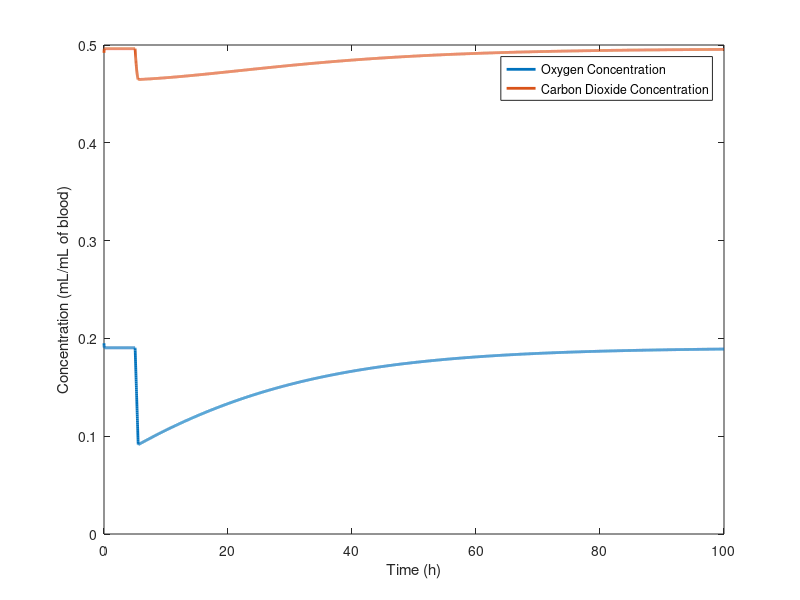
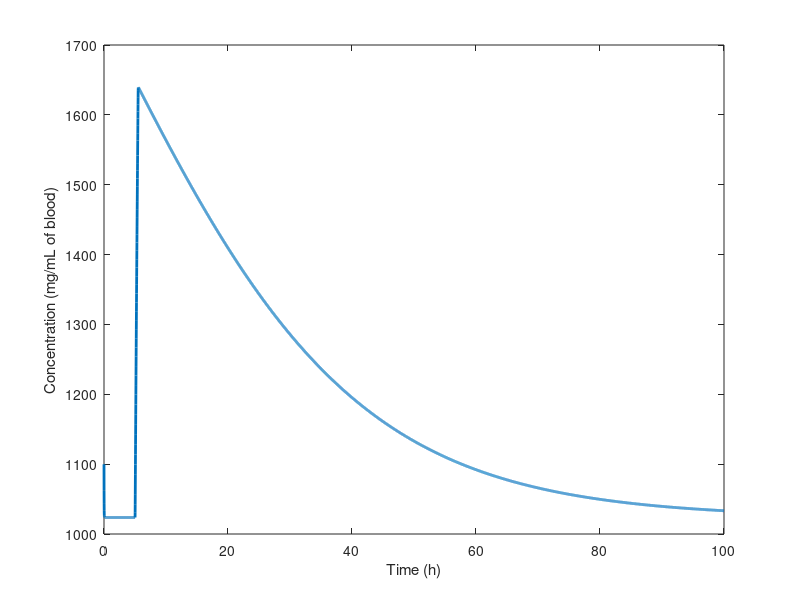
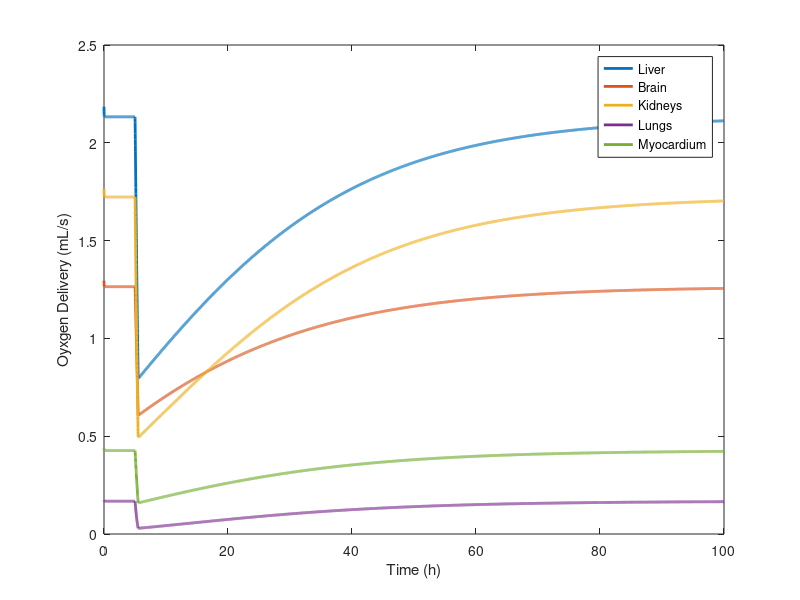

These figures' MATLAB source, in order:
function DynamicBloodModel
t = 0:(0.01):100;
disp(cardiacOutputFraction(3850))
bloodVolume = shock(0.3,3300,t);
%plot(t,bloodVolume)

%Initial arterial concentrations 
O2_a = 0.195; % mL O2/mL blood
CO2_a = 0.492; % mL CO2/mL blood
G_a = 1099.8; % mg glucose/mL blood
C_a = [O2_a CO2_a G_a];

%Heart Values 
RQ_h = 0.8;
perCO_h = 0.05;
OC_h = 0.3567;

%Liver Values
RQ_l = 0.8;
perCO_l = 0.25;
OC_l = 6.08/60;
GG_l0 = 30000; %mg/s
%GG_l0 = 2.04293;

%Kidney 
RQ_k = 0.88;
perCO_k = 0.2;
OC_k = 0.35;
GG_k = 0.045399312;

%Brain 
RQ_b = 0.95;
perCO_b = 0.15;
OC_b = 49/60;

%Lung value 
RQ_lung = 0.84;
OC_lung = 0.09166667 ; %negative to represent generation 
perCO_lung = 0.02;




for i = 1:length(t)
GG_l = GG_l0 * ((bloodVolume(i)/5500)*-3.333333+4.33333); %Scale glucose consumption 
[C_h(i,:),Q_h(i)] = organConc(C_a(i,:),bloodVolume(i),perCO_h,OC_h,RQ_h,0,@heartDynamic);
[C_l(i,:),Q_l(i)] = organConc(C_a(i,:),bloodVolume(i),perCO_l,OC_l,RQ_l,GG_l,@liverDyanmic);
[C_b(i,:),Q_b(i)] = organConc(C_a(i,:),bloodVolume(i),perCO_b,OC_b,RQ_b,0,@brainDynamic);
[C_k(i,:),Q_k(i)] = organConc(C_a(i,:),bloodVolume(i),perCO_k,OC_k,RQ_k,GG_k,@kidneyDynamic);
[C_lung(i,:),Q_lung(i)] = organConc(C_a(i,:),bloodVolume(i),perCO_lung,OC_lung,RQ_lung,0,@lungDynamic);

C_body = [0.035042 0.7109339 0];

%Calculate venous concentrations
C_ven(i,:) = (C_h(i,:).*Q_h(i) + C_l(i,:).*Q_l(i) + C_b(i,:).*Q_b(i) + C_k(i,:).*Q_k(i) + C_lung(i,:).*Q_lung(i))/(44.2660*0.67);
disp((C_h(i,:).*Q_h(i) + C_l(i,:).*Q_l(i) + C_b(i,:).*Q_b(i) + C_k(i,:).*Q_k(i) + C_lung(i,:).*Q_lung(i))/(44.2660*0.67))
C_ven(i,:) = (C_ven(i,:) + C_body)/2;
%disp(C_h(i,:).*Q_h(i) + C_l(i,:).*Q_l(i) + C_b(i,:).*Q_b(i) + C_k(i,:).*Q_k(i) + C_lung(i,:).*Q_lung(i))
%Pulmonary circulation
[C_pul(i,:),Q_pul(i)] = pulmonaryCirculation(C_ven(i,:),bloodVolume(i));

%Oxygenated blood from pulmonary veins enter systemic circulation
C_a(i+1,:) = C_pul(i,:);

end
figure;

plot(t,C_a(1:(end-1),1),'LineWidth',2);
hold on;
plot(t,C_a(1:(end-1),2),'LineWidth',2);
hold off;
legend("Oxygen Concentration","Carbon Dioxide Concentration")
xlabel("Time (h)")
ylabel("Concentration (mL/mL of blood)")

figure;
plot(t,C_a(1:(end-1),3),'LineWidth',2);
xlabel("Time (h)")
ylabel("Concentration (mg/mL of blood)")
figure
%y = C_a(1:(end-1),1).*Q_b';

plot(t,C_a(1:(end-1),1).*Q_l','LineWidth',2)
hold on
plot(t,C_a(1:(end-1),1).*Q_b','LineWidth',2)
plot(t,C_a(1:(end-1),1).*Q_k','LineWidth',2)
plot(t,C_a(1:(end-1),1).*Q_lung','LineWidth',2)
plot(t,C_a(1:(end-1),1).*Q_h','LineWidth',2)

xlabel("Time (h)")
ylabel("Oyxgen Delivery (mL/s)")
legend("Liver","Brain","Kidneys","Lungs","Myocardium")
 hold off



%plot(t,C_v(1,:))

end



function [C_v,Q] = organConc(C_a,volume,perc_CO,OC,RQ,GG,dynamicFun)
%Calculates the concentration of compoenents in the vein leading draining
%the organ
%Inputs:
    %time - the time period at which the model is evaluated 
    %C_a - a matrix of the arterial concentrations 
        %C_art(:,1) - oxygen
        %C_art(:,2) - carbon dioxide
        %C_art(:,3) - glucose 
    %volume - volume of blood inside the body
%Outputs:
    %C_v - a matrix of the venous concentrations 
        %C_art(1) - oxygen
        %C_art(2) - carbon dioxide
        %C_art(3) - glucose 
    %Q - blood flow into and out of the organ

%Calculate blood flow to the myocardium
[Q_frac, VO2_frac] = dynamicFun(volume);
Q = 44.2660 * perc_CO * Q_frac;

%Consumption rates (mL/sec)
VO2 =  OC*VO2_frac; 

VCO2 = RQ * VO2; %0.8 is respiratory quotient 
VG = -((VCO2*0.0425)/6*180.156) + GG; %stoichiometric ratio for glycolysis 

%Accounting equation
C_v(1) = C_a(1) - VO2/Q;
C_v(2) = C_a(2) - VCO2/Q;
C_v(3) = C_a(3) + VG/Q;

end





function [bloodVolume] = shock(bloodLoss,lossRate,t) 
%This function models blood volume changes with regards to an episode of
%hemorrhagic shock
%Input:
    %bloodLoss - the percentage of bood lost (%)
    %lossRate - the rate at which blood is lost (mL/h)
    %time - an array for the time interval (h)
%Output:
    %bloodVolume - an array for the volume of blood at different times    


bloodVolume = zeros(size(t));
%Initial blood volume (mL)
volume_0 = 5500;

%Steady-state
t_0 = 5; %time at which perturbation begins
for i = find(t<=t_0)
    bloodVolume(i) = volume_0;
end

%Active blood loss 
volume_f = 5500 * (1 - bloodLoss);
tspan_bleed = abs((volume_f - volume_0)/lossRate);

for i = find((t <= tspan_bleed+ t_0) & t > t_0)
    bloodVolume(i) = volume_0 - lossRate * (t(i)-t_0);
end

%Recovery
for i = find(t > tspan_bleed + t_0)
    bloodVolume(i) = bloodVolumeRecovery(t(t == tspan_bleed+t_0),t(i),volume_f);
end




end

function volume = bloodVolumeRecovery(t0, tf,V0)
%Calculates an array of volumes of blood at different time periods after an
%inital blood loss
%Output:
    %volume - an array containing the volume of blood in mL in entire body
%Input: 
    %t0 - initial time when blood loss occurs (h)
    %tf - time during which instantaenous blood volume should be calculated (h)
    %volume_i - the amount of blood lost at t0 (mL)

%Set up variables
t = (tf - t0)+0.1; %time (h) 
normalBV = 5500; %normal blood volume (mL)
 
k = 0.05; %blood replenishment rate

volume = normalBV./((normalBV-V0)/V0*exp(-k*t)+1);

end

function HR = heartRate(volume,HR0)

%Calculates the heart rate based on the current blood volume
%Outputs:
    %HR - heart rate in bpm
%Input:
    %volume - the volume of blood in mL
    %HR0 - the baseline heart rate


BL = 5500 - volume; %Calculate blood loss
LBNP = BL / 17.2619; %Convert blood loss to LBNP equivalent
HR = 0.18*LBNP + HR0;

end

function CO = cardiacOutputFraction(volume)
%Calculates fractional change in cardiac output adjusted for blood loss 
%Output:
    %CO - cardiac output fractional change (multiply with baseline cardiac
    %output for adjusted cardiac output
%Inputs: 
    
    %Volume - blood volume


BL = 5500 - volume; %Calculate blood loss
%LBNP = BL / 17.2619; %Convert blood loss to LBNP equivalent
%CO = -0.0075*LBNP + 1;

CO = -0.0001377 * BL + 1.01219;
end

function [C_v,Q] = pulmonaryCirculation(C_a,volume)

Q =  44.2660 *cardiacOutputFraction(volume);
%Pulmonary circulation values 
OG_0 = 4.73333; %oxygen entering the blood from the aveoli (mL/s)
CC_0 = 3.78333;
%fracBloodLoss = 1 - volume/5500;
fracBlood = volume /5500;
%24 breadth/min with 30% blood loss, 18 breadth/min normal
%respiratoryRate = (20*fracBloodLoss + 18)/60;

%OG = OG_0/(18/60)*respiratoryRate;
%CC = CC_0/(18/60)*respiratoryRate;

OG = (1.83333*fracBlood - 0.83333)*OG_0;
CC = (1.83333*fracBlood - 0.83333)*CC_0;
C_v(1) = C_a(1) + OG/Q;
C_v(2) = C_a(2) - CC/Q;
C_v(3) = C_a(3);

end

function [Q,VO2] = heartDynamic(volume)
%Calcualates fractional changes for organ blood flow and oxygen consumption
%based on the current blood volume
%Outputs:
    %Q - the fractional adjustment coefficient for heart rate
    %VO2 - the fractional adjustment coefficeint for oxygen consumption
%Inputs: 
    %volume - current blood volume in the body (not blood lost!)

%Adjusts blood flow rate to the heart
CO = cardiacOutputFraction(volume);
Q = CO; %Blood flow change to the heart is 1:1 with to cardiac output 
VO2 = 0.382 * CO + 0.618; %oxygen consumption decreases during shock 
end

function [Q,VO2] = brainDynamic(volume)
%Calcualates fractional changes for organ blood flow and oxygen consumption
%based on the current blood volume
%Outputs:
    %Q - the fractional adjustment coefficient for heart rate
    %VO2 - the fractional adjustment coefficeint for oxygen consumption
%Inputs: 
    %volume - current blood volume in the body (not blood lost!)

CO = cardiacOutputFraction(volume);


Q = 1; %Blood flow change does not change
%VO2 = (CO * -1.5 +2.5); %oxygen consumption increases during shock
BL = volume/5500;
VO2 = 0.83333*BL + 0.1666667;
end

function [Q,VO2] = lungDynamic(volume)
%Calcualates fractional changes for organ blood flow and oxygen consumption
%based on the current blood volume
%Outputs:
    %Q - the fractional adjustment coefficient for heart rate
    %VO2 - the fractional adjustment coefficeint for oxygen consumption
%Inputs: 
    %volume - current blood volume in the body (not blood lost!)

CO = cardiacOutputFraction(volume);
fractionalVolume = volume / 5500;
Q = fractionalVolume * 2.1205 - 1.1259;
VO2 = 1; %assume lung fractional conversion stays the same


end

function [Q,VO2] = liverDyanmic(volume)
%Calcualates fractional changes for organ blood flow and oxygen consumption
%based on the current blood volume
%Outputs:
    %Q - the fractional adjustment coefficient for heart rate
    %VO2 - the fractional adjustment coefficeint for oxygen consumption
%Inputs: 
    %volume - current blood volume in the body (not blood lost!)

CO = cardiacOutputFraction(volume);

Q = CO; 
VO2 = CO * 1.7 - 0.7;

end

function [Q,VO2] = kidneyDynamic(volume)
%Calcualates fractional changes for organ blood flow and oxygen consumption
%based on the current blood volume
%Outputs:
    %Q - the fractional adjustment coefficient for heart rate
    %VO2 - the fractional adjustment coefficeint for oxygen consumption
%Inputs: 
    %volume - current blood volume in the body (not blood lost!)

CO = cardiacOutputFraction(volume);

Q = CO * 1.82 - 0.82; 
VO2 = CO * 1.26 - 0.26; 
end


function [C_v,Q] = myocardium(C_a,volume)
%Calculates the concentration of compoenents in the vein leading draining
%the organ
%Inputs:
    %time - the time period at which the model is evaluated 
    %C_a - a matrix of the arterial concentrations 
        %C_art(:,1) - oxygen
        %C_art(:,2) - carbon dioxide
        %C_art(:,3) - glucose 
    %volume - volume of blood inside the body
%Outputs:
    %C_v - a matrix of the venous concentrations 
        %C_art(1) - oxygen
        %C_art(2) - carbon dioxide
        %C_art(3) - glucose 
    %Q - blood flow into and out of the organ

%Calculate blood flow to the myocardium
[Q_frac, VO2_frac] = heartDynamic(volume);
Q = 44.2660 * 0.05 * Q_frac;

%Consumption rates (mL/sec)
VO2 =  0.3567*VO2_frac; 
VCO2 = 0.8 * VO2; %0.8 is respiratory quotient 
VG = VO2/6; %stoichiometric ratio for glycolysis 

%Accounting equation
C_v(1) = C_a(1) - VO2/Q;
C_v(2) = C_a(2) - VCO2/Q;
C_v(3) = C_a(3) - VG/Q;

end
